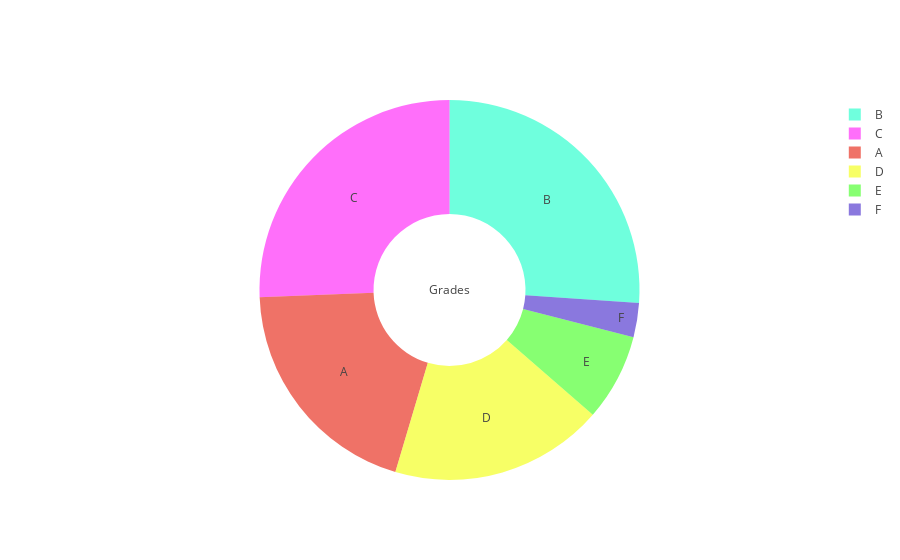

Write notebook code for a chart like this one.
### Code cell
grades = sp["Grade"].value_counts()

trace = pie_plot(grades, ['rgba(15, 255, 199, 0.6)', 
                          'rgba(255, 15, 247, 0.6)', 
                          'rgba(229, 21, 2, 0.6)', 
                          'rgba(242, 255, 0, 0.6)', 
                          'rgba(55, 255, 20, 0.6)', 
                          'rgba(60, 30, 200, 0.6)'], 
                          "Grades")

py.iplot([trace], filename="Grades")

### Figure 1 — Plotly figure (JSON) as saved in the notebook; plotly's stock layout.template omitted (floating-point values rounded to 4 significant figures)
{"data": [{"hole": 0.4, "hoverinfo": "value+percent", "labels": ["B", "C", "A", "D", "E", "F"], "marker": {"colors": ["rgba(15, 255, 199, 0.6)", "rgba(255, 15, 247, 0.6)", "rgba(229, 21, 2, 0.6)", "rgba(242, 255, 0, 0.6)", "rgba(55, 255, 20, 0.6)", "rgba(60, 30, 200, 0.6)"]}, "textinfo": "label", "textposition": "inside", "title": {"text": "Grades"}, "type": "pie", "uid": "47211d1a-5f64-47a6-aca5-255a033894d3", "values": [261, 256, 198, 182, 74, 29]}], "layout": {}}
